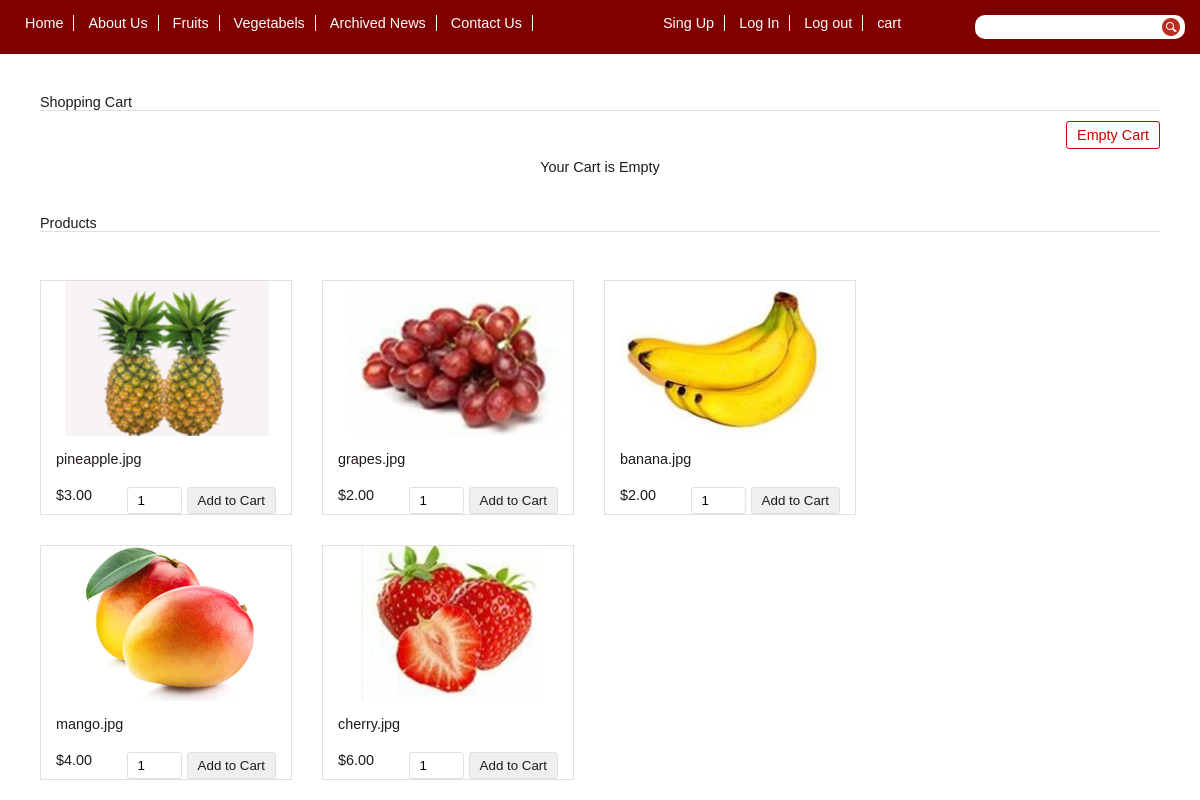
Page /E-ComWeb/fruit_store.php on the committed database.
### tables this page shows
CREATE TABLE `tblproduct` (
  `id` int(8) NOT NULL,
  `name` varchar(255) NOT NULL,
  `category` varchar(100) NOT NULL,
  `code` varchar(255) NOT NULL,
  `image` text NOT NULL,
  `price` double(10,2) NOT NULL
);

### E-ComWeb/dbcontroller.php (called while the page is built, shortened)
<?php
class DBController {
	private $host = "localhost";
	private $user = "root";
	private $password = "";
	private $database = "mydb";
	private $conn;
	function __construct() {
		$this->conn = $this->connectDB();
	}
	function connectDB() {
		$conn = mysqli_connect($this->host,$this->user,$this->password,$this->database);
		return $conn;
	}
	function runQuery($query) {
		$result = mysqli_query($this->conn,$query);
		while($row=mysqli_fetch_assoc($result)) {
			$resultset[] = $row;
		}
		if(!empty($resultset))
			return $resultset;
	}
}
?>

### E-ComWeb/fruit_store.php (the view, shortened to what this page needs)
<?php
require 'include/header.php';
require_once("dbcontroller.php");
$db_handle = new DBController();
?>
<HTML>
<HEAD>
<link href="style.css" type="text/css" rel="stylesheet" />
</HEAD>
<BODY>
<div id="shopping-cart">
<div class="txt-heading">Shopping Cart</div>
<a id="btnEmpty" href="fruit_store.php?action=empty">Empty Cart</a>
<?php
if(isset($_SESSION["cart_item"])){
    $total_quantity = 0;
    $total_price = 0;
?>
<table class="tbl-cart" cellpadding="10" cellspacing="1">
<tbody>
<tr>
<th style="text-align:left;">Name</th>
<th style="text-align:left;">Code</th>
<th style="text-align:right;" width="5%">Quantity</th>
<th style="text-align:right;" width="10%">Unit Price</th>
<th style="text-align:right;" width="10%">Price</th>
<th style="text-align:center;" width="5%">Remove</th>
</tr>
<?php
    foreach ($_SESSION["cart_item"] as $item){
        $item_price = $item["quantity"]*$item["price"];
		?>
				<tr>
				<td><img src="<?php echo $item["image"]; ?>" class="cart-item-image" /><?php echo $item["name"]; ?></td>
				<td><?php echo $item["code"]; ?></td>
				<td style="text-align:right;"><?php echo $item["quantity"]; ?></td>
				<td  style="text-align:right;"><?php echo "$ ".$item["price"]; ?></td>
				<td  style="text-align:right;"><?php echo "$ ". number_format($item_price,2); ?></td>
				<td style="text-align:center;"><a href="fruit_store.php?action=remove&code=<?php echo $item["code"]; ?>"
				class="btnRemoveAction"><img src="img/icons/icon-delete.png" alt="Remove Item" /></a></td>
				</tr>
				<?php
				$total_quantity += $item["quantity"];
				$total_price += ($item["price"]*$item["quantity"]);
		}
		?>
<tr>
<td colspan="2" align="right">Total:</td>
<td align="right"><?php echo $total_quantity; ?></td>
<td align="right" colspan="2"><strong><?php echo "$ ".number_format($total_price, 2); ?></strong></td>
<td></td>
</tr>
</tbody>
</table>
  <?php
} else {
?>
<div class="no-records">Your Cart is Empty</div>
<?php
}
?>
</div>
<div id="product-grid">
	<div class="txt-heading">Products</div>
	<?php
	$product_array = $db_handle->runQuery("SELECT * FROM tblproduct WHERE category='fruit' ORDER BY id ASC");
	if (!empty($product_array)) {
		foreach($product_array as $key=>$value){
	?>
		<div class="product-item">
			<form method="post" action="fruit_store.php?action=add&code=<?php echo $product_array[$key]["code"]; ?>">
			<div class="product-image"><img src="<?php echo $product_array[$key]["image"]; ?>"></div>
			<div class="product-tile-footer">
			<div class="product-title"><?php echo $product_array[$key]["name"]; ?></div>
			<div class="product-price"><?php echo "$".$product_array[$key]["price"]; ?></div>
			<div class="cart-action"><input type="text" class="product-quantity" name="quantity" value="1" size="2" />
			<a href="cart_add.php?id=5"><input type="submit" value="Add to Cart" class="btnAddAction"/></a></div>
			</div>
			</form>
		</div>
	<?php
		}
	}
	?>
</div>
</BODY>
</HTML>

### E-ComWeb/css/main.css (style rules this page uses)
* { margin: 0; padding: 0; }
a { text-decoration: none; }

### E-ComWeb/style.css (style rules this page uses)
body { font-family: Arial; color: #211a1a; font-size: 0.9em; }
#shopping-cart { margin: 40px; }
#product-grid { margin: 40px; }
.txt-heading { color: #211a1a; border-bottom: 1px solid #E0E0E0; overflow: auto; }
#btnEmpty { background-color: #ffffff; border: #d00000 1px solid; padding: 5px 10px; color: #d00000; float: right; text-decoration: none; border-radius: 3px; margin: 10px 0px; }
.btnAddAction { padding: 5px 10px; margin-left: 5px; background-color: #efefef; border: #E0E0E0 1px solid; color: #211a1a; float: right; text-decoration: none; border-radius: 3px; cursor: pointer; }
#product-grid .txt-heading { margin-bottom: 18px; }
.product-item { float: left; background: #ffffff; margin: 30px 30px 0px 0px; border: #E0E0E0 1px solid; }
.product-image { height: 155px; width: 250px; background-color: #FFF; }
.product-title { margin-bottom: 20px; }
.product-price { float:left; }
.cart-action { float: right; }
.product-quantity { padding: 5px 10px; border-radius: 3px; border: #E0E0E0 1px solid; }
.product-tile-footer { padding: 15px 15px 0px 15px; overflow: auto; }
.no-records { text-align: center; clear: both; margin: 38px 0px; }

### rows in the picture
tblproduct: image (picture), name "pineapple.jpg", price "3.00"
tblproduct: image (picture), name "grapes.jpg", price "2.00"
tblproduct: image (picture), name "banana.jpg", price "2.00"
tblproduct: image (picture), name "mango.jpg", price "4.00"
tblproduct: image (picture), name "cherry.jpg", price "6.00"
